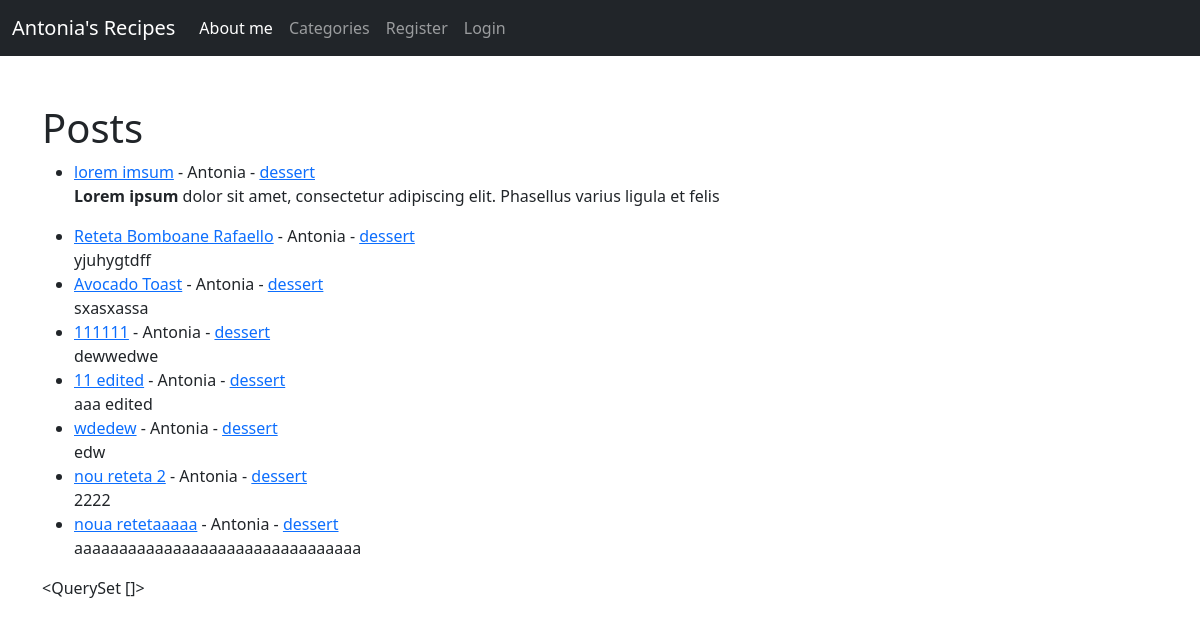
/, run on an earlier commit of the app's database.
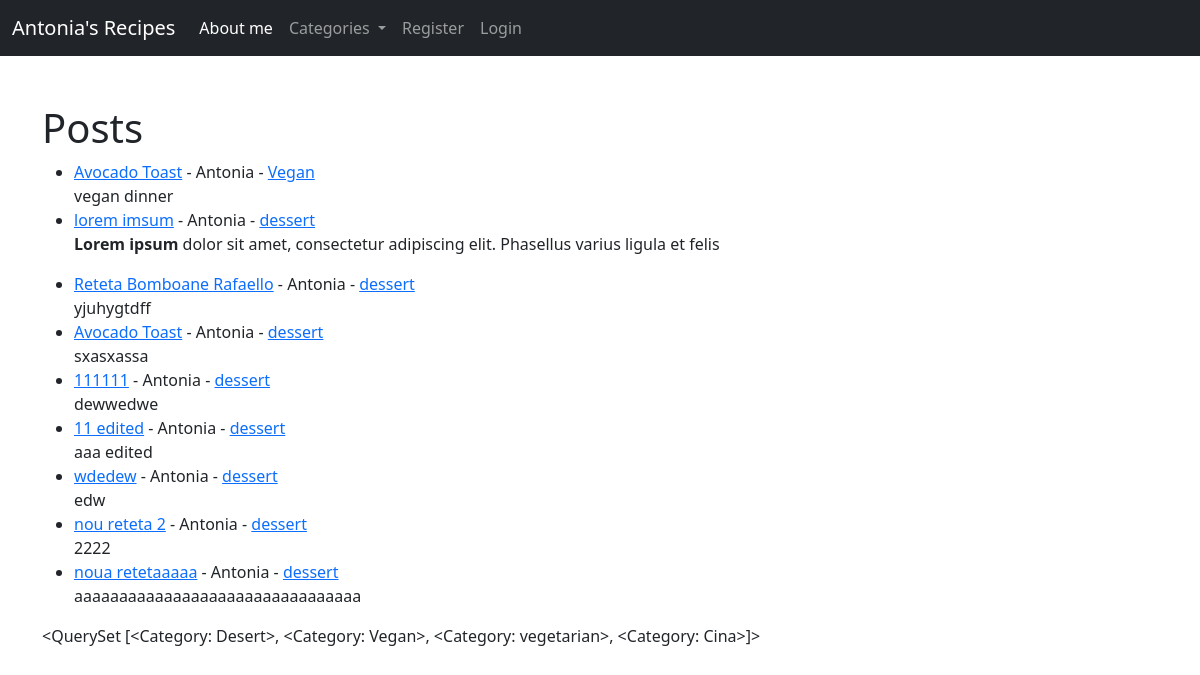
And on a later commit of the database.
### core/models.py (models this page shows, shortened)
class Post(models.Model):
    title = models.CharField(max_length=255)
    title_tag = models.CharField(max_length=255, default="Title_tag")
    author = models.ForeignKey(User, on_delete=models.CASCADE)
    body = models.TextField()
    post_date = models.DateField(auto_now_add=True)
    category = models.CharField(max_length=255, default="Desert")

class Category(models.Model):
    name = models.CharField(max_length=255)
    def __str__(self):
        return self.name

### core/views.py (the view)
# urls.py: path('', HomeView.as_view(), name="home"),
class HomeView(ListView):
    model = Post
    template_name = 'home.html'
    ordering = ['-id']
    def get_context_data(self, *args, **kwargs):
        cat_menu = Category.objects.all()
        context = super(HomeView,self).get_context_data(*args, **kwargs)
        context["cat_menu"] = cat_menu
        return context

### core/templates/home.html (shortened to what this page needs)
{% extends 'base.html' %}
{% block content%}
<h1>Posts</h1>
<ul>
{% for post in object_list %}
    <li><a href="{% url 'post_detail' post.pk %}"> {{ post.title }}</a>
        - {{ post.author.first_name }}
        - <a href="{% url 'category' post.category %}">{{ post.category }}</a>
        <br>
        {{ post.body|slice:":100"|safe }}</li>
{% endfor %}
</ul>
{% endblock %}

### core/templates/base.html (shortened to what this page needs)
<!doctype html>
<html lang="en">
  <head>
    <link href="https://cdn.jsdelivr.net/npm/bootstrap@5.2.3/dist/css/bootstrap.min.css" rel="stylesheet">
  </head>
  <body>
    <nav class="navbar navbar-expand-lg navbar-dark bg-dark">
      <div class="container-fluid">
        <a class="navbar-brand" href="{% url 'home' %}">Antonia's Recipes</a>
        <div class="collapse navbar-collapse" id="navbarSupportedContent">
          <ul class="navbar-nav me-auto mb-2 mb-lg-0">
            <li class="nav-item">
              <a class="nav-link active" aria-current="page" href="{% url 'home' %}">About me</a>
            </li>
            {% if cat_menu %}
            <li class="nav-item dropdown">
              <a class="nav-link dropdown-toggle" href="#" role="button" data-bs-toggle="dropdown" aria-expanded="false">
                Categories
              </a>
            </li>
            {% else %}
            <li class="nav-item">
                <a class="nav-link" href="{% url 'category-list' %}">Categories</a>
              </li>
            {% endif %}
            {% if user.is_authenticated %}
              <li class="nav-item">
                <a class="nav-link" href="{% url 'add_post' %}">Add Post</a>
              </li>
              <li class="nav-item">
                <a class="nav-link" href="{% url 'add_category' %}">Add a new Category</a>
              </li>
              <li class="nav-item">
                <a class="nav-link" href="{% url 'logout' %}">Logout</a>
              </li>
            {% else %}
              <li class="nav-item">
                <a class="nav-link" href="{% url 'register' %}">Register</a>
              </li>
              <li class="nav-item">
                <a class="nav-link" href="{% url 'login' %}">Login</a>
              </li>
            {% endif %}
          </ul>
        </div>
      </div>
    </nav>
    <br>
    <br>
    <div class = "container">
    {% block content%}
    {% endblock %}
      {{cat_menu}}
    </div>
  </body>
</html>

What changed in the data, as far as the page shows it:
added Post: title "Avocado Toast", author.first_name "Antonia", category "Vegan", body "vegan dinner"
added Category: name.name "<QuerySet [<Category: Desert>, <Category: Vegan>, <Category: vegetarian>, <Category: Cina>]>"
Also different on the page:
{{ cat_menu }}: "<QuerySet []>" → (not shown)
